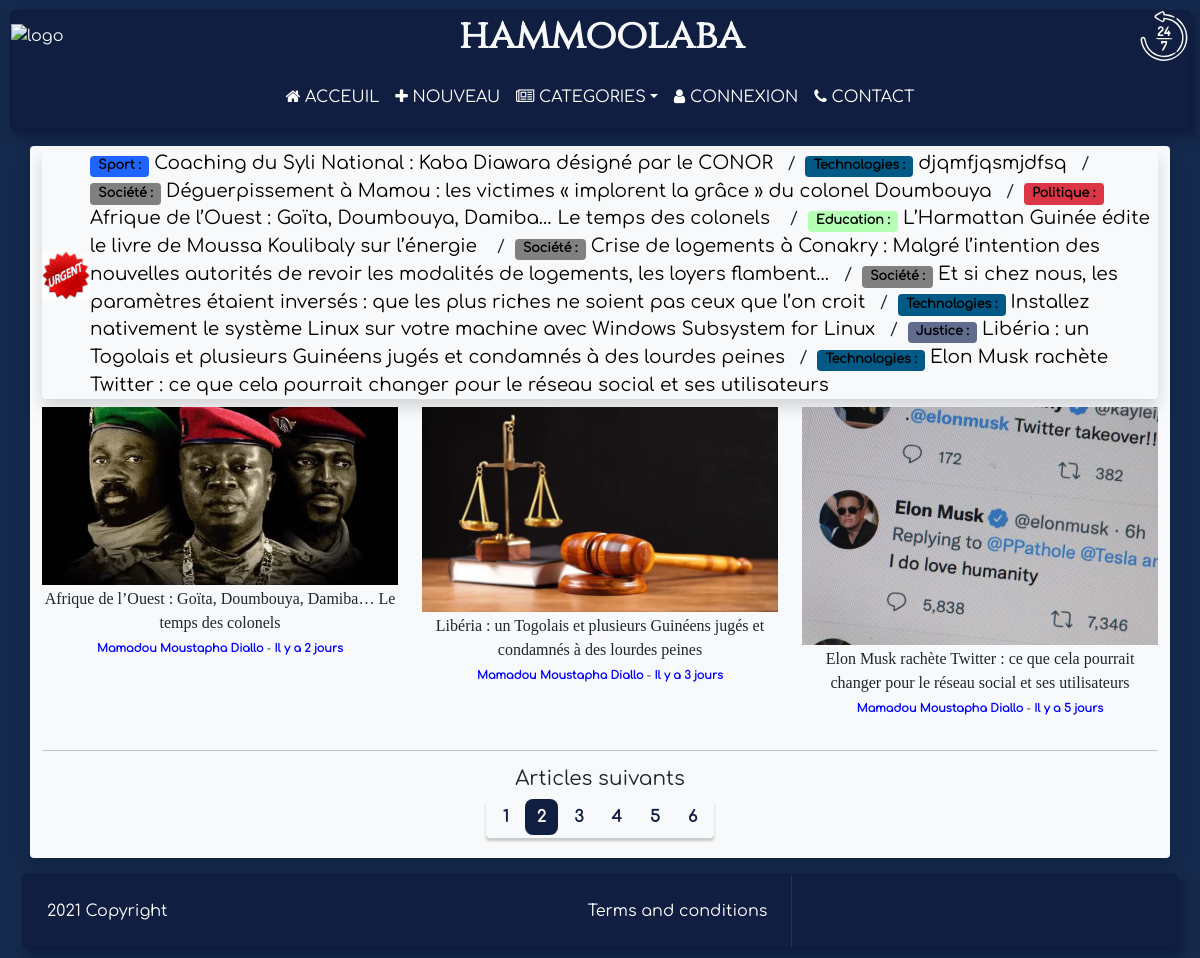
The app's page /index.php?page=2 with its own data.
### tables this page shows
CREATE TABLE `articles` (
  `id` int NOT NULL AUTO_INCREMENT,
  `title` varchar(255) NOT NULL,
  `dateposted` datetime NOT NULL,
  `body` text NOT NULL,
  `imgpath` varchar(100) NOT NULL,
  `cat_id` int NOT NULL,
  `author_id` int NOT NULL,
  PRIMARY KEY (`id`),
  KEY `cat_id` (`cat_id`),
  KEY `fk_author_id_users_id` (`author_id`),
  CONSTRAINT `articles_ibfk_1` FOREIGN KEY (`cat_id`) REFERENCES `categories` (`id`),
  CONSTRAINT `fk_author_id_users_id` FOREIGN KEY (`author_id`) REFERENCES `users` (`id`)
);

CREATE TABLE `categories` (
  `id` int NOT NULL AUTO_INCREMENT,
  `name` varchar(100) NOT NULL,
  `colortheme` varchar(20) DEFAULT NULL,
  PRIMARY KEY (`id`)
);

### config.php (called while the page is built, shortened)
<?php
  $config_imgarticle_folder = "Images/articles";

### index.php (the view, shortened to what this page needs)
<?php
	require_once "config.php";
	require_once "functions.php";
	$db = new mysqli($hname, $uname, $pword, $dbase);
	$resultarticles = $db->query("SELECT articles.id, title, imgpath, dateposted, name AS cat_name, colortheme FROM articles INNER JOIN categories ON categories.id = articles.cat_id  ORDER BY articles.dateposted DESC");
	if(isset($_GET['page'])){
		$page = (int)($_GET['page']);
	}
	else{
		$page = 1;
	}
	require "includes/header.php";
?>
<div class="urgent shadow rounded d-flex align-items-center mb-2">
	<img src="Images/urgent.gif" width="50px" height="50px" alt="logo">
	<marquee  direction="left">
			<?php
				if($resultarticles->num_rows > 0){
					$articles = $resultarticles->fetch_all(MYSQLI_ASSOC);
					$articles = array_slice($articles, 0, 10);
					shuffle($articles);
					echo "<p>";
					for($i = 0; $i < count($articles); $i++){
						printf("<strong><span class='badge' style='color : black; background-color:%s;'>%s :</span></strong> ", $articles[$i]['colortheme'] ?? 'gray', $articles[$i]['cat_name']);
						printf("<a href='article.php?id=%d'>%s</a>&nbsp;&nbsp;%s", $articles[$i]['id'], $articles[$i]['title'], ($i < count($articles) - 1 ? ' / &nbsp;' : ''));
					}
					echo "</p>";
				}
			?>
	</marquee>
</div>
<div class="grid row">
	<?php
		if($resultarticles->num_rows > 0){
			$total_pages = ceil($resultarticles->num_rows / MAX_ARTICLES_PER_PAGE);
			$resultarticles->data_seek(($page - 1) * MAX_ARTICLES_PER_PAGE);
			$i = 0;
			while ($i < MAX_ARTICLES_PER_PAGE && $rowarticle = $resultarticles->fetch_array(MYSQLI_ASSOC)){
				echo article($rowarticle);
				$i++;
			}
		}
	?>
</div>
<?php if($resultarticles->num_rows > 0 && $total_pages > 1) : ?>
	<hr>
	<div>
		<h5 class="text-center">Articles suivants</h5>
		<div class="d-flex justify-content-center">
			<ul class="pagination">
				<?php
					for($i = 1; $i <= $total_pages; $i++){
						printf('<li class="page-item"><a href="index.php%s" class="page-link%s">%d</a></li>', ($i === 1 ? '' : '?page=' . $i), ($i === $page ? ' active' : ''), $i);
					}
				?>
			</ul>
		</div>
	</div>
<?php endif ?>
<?php require_once "includes/footer.php" ; ?>

### includes/header.php (shortened to what this page needs)
<?php
    require_once "config.php";
?>
<!DOCTYPE html>
<html lang="fr">
<head>
    <link rel="stylesheet" href="css/bootstrap.css" >
    <link rel="stylesheet" href="css/all.css" >
    <link rel="stylesheet" href="css/font-awesome.min.css" >
    <link rel="stylesheet" href="css/slick.css">
    <link rel="stylesheet" href="css/slick-theme.css">
    <link rel="stylesheet" href="css/index.css">
</head>
<body>
    <header class="card mb-3">
        <div class="text-light d-flex flex-column justify-content-center align-items-center flex-md-row justify-content-md-between">
            <img src="" alt="logo" id="logo">
            <h1>hammoolaba</h1>
            <span class="d-none d-md-inline-block"></span>
        </div>
        <nav class="navbar navbar-expand-md flex-column align-items-center">
            <ul class="nav navbar-nav navbar-collapse collapse mb-1" id="menu">
                <li class="nav-item w-100 w-md-auto"><a href="index.php" class="nav-link"><i class="fa fa-home"></i> Acceuil</a></li>
                <li class="nav-item w-100 w-md-auto"><a href="newarticle.php" class="nav-link"><i class="fa fa-plus"></i> Nouveau</a></li>
                <li class="nav-item w-100 w-md-auto dropdown">
                    <a class="nav-link dropdown-toggle" role="button" data-bs-toggle="dropdown" aria-expanded="false" aria-haspopup="true"><i class="fa fa-newspaper"></i> Categories</a>
                </li>
                <li class="nav-item w-100 w-md-auto"><a href="connexion.php" class="nav-link"><i class="fa fa-user"></i> Connexion</a></li>
                <li class="nav-item w-100 w-md-auto"><a href="contact.php" class="nav-link"><i class="fa fa-phone"></i> Contact</a></li>
            </ul>
        </nav>
    </header>
    <div class="page container shadow my-2 py-1 bg-light rounded">

### functions.php
<?php
function date_duree($from){
  $to = time();
  $from = strtotime($from);
  $diff = ($to - $from);
  if($diff < 3600){
    $duree = sprintf("%d", $diff / 60);
    return "Il y a " . $duree . " minute" . ($duree > 1 ? "s" : "");
  }
  else if($diff < 86400){
    $duree = sprintf("%d", $diff / 3600);
    return "Il y a " . $duree . " heure" . ($duree > 1 ? "s" : "");
  }
  else if($diff < 86400 * 7){
    $duree = sprintf("%d", $diff / 86400);
    return "Il y a " . $duree . " jour" . ($duree > 1 ? "s" : "");
  }
  else if($diff < 86400 * 364.25){
    return date('d M H:i', $from);
  }
  else
    return date('D d M Y H:i', $from);
}
function article($datas){
  require "config.php";
  return
  '<div class="grid-item col-lg-4">'
    . '<div class="d-flex flex-column">'
      . '<div class="image_article"><img src="' . $config_imgarticle_folder . '/' . $datas['imgpath'] . '" alt="' . $datas['title'] . '" width="100%"></div>'
      . '<div>'
          . '<h5 class="article-title"><a href="article.php?id='. $datas['id'] . '">'. $datas['title'] . '</a></h5>'
          . '<p class="infos-sup"><span class="auteur-article">Mamadou Moustapha Diallo</span> - <span class="heure-publication">' . date_duree($datas['dateposted']) . '</span></p>'
      . '</div>'
    . '</div>'
  . '</div>';
}

### includes/footer.php (shortened to what this page needs)
     </div>
     <footer>
        <div class="container-fluid mt-3">
            <div class="card">
                <div class="row g-0">
                    <div class="col-md-8 border-right">
                        <div class="d-flex justify-content-between p-4"> <span class="text-white">2021 Copyright</span> <span class="text-white">Terms and conditions</span> </div>
                    </div>
                </div>
            </div>
        </div>
    </footer>
</body>
</html>

### css/index.css (style rules this page uses)
@media (min-width:768px) { .w-md-auto { width: auto !important; } }
body { padding : 10px; font-family: 'Comfortaa'; background-color: #15294c; }
.card:not(.page .card) { background: #101e41; border-radius: 5px; box-shadow: 5px 6px 6px 2px #101e41 }
header { font-size: 1em; }
header h1 { font-family: 'Cinzel', cursive; font-weight: bold; margin : 0; }
.nav-link:not(.dropdown-menu .nav-link) { text-transform: uppercase; text-align: center; }
.nav-link { color : white; border-radius: 0.25em; }
.urgent { font-size: 1.05em; }
.urgent p { margin : 0; vertical-align:middle; }
.article-title, .title { font-family: "Ballo2"; }
.article-title a, .urgent a { color : black; text-decoration: none; font-size: 1.1em; }
.article-title { text-align:center; }
.article-title a { color : inherit; text-decoration: none; font-size: 0.8em; }
.auteur-article, .heure-publication { color : blue; font-weight: bold; }
.infos-sup { text-align: center; font-size: 0.7em; }
.pagination { padding-bottom: 3px; box-shadow: 0 3px 3px rgba(0, 0, 0, 20%); border-radius: 0.25em; }
.page-link { border : none; margin : 0 5px; border-radius: 0.5em !important; background-color: rgba(0, 0, 0, 0); font-weight: bold; }
.page-link:not(.active) { color : #101e41; }
.page-link:hover, .page-link.active { background-color: #101e41; color : #f8f9fa; }
.border-right { border-right: 1px solid #9e9e9e29 !important }

### records on screen
articles: cat.name "Sport", title "Coaching du Syli National : Kaba Diawara désigné par le CONOR", articles "/"
articles: cat.name "Technologies", title "djqmfjqsmjdfsq", articles "/"
articles: cat.name "Société", title "Déguerpissement à Mamou : les victimes « implorent la grâce » du colonel Doumbouya", articles "/"
articles: cat.name "Politique", title "Afrique de l’Ouest : Goïta, Doumbouya, Damiba… Le temps des colonels", articles "/", imgpath (picture), dateposted "Il y a 2 jours"
articles: cat.name "Education", title "L’Harmattan Guinée édite le livre de Moussa Koulibaly sur l’énergie", articles "/"
articles: cat.name "Société", title "Crise de logements à Conakry : Malgré l’intention des nouvelles autorités de revoir les modalités de logements, les loyers flambent…", articles "/"
articles: cat.name "Société", title "Et si chez nous, les paramètres étaient inversés : que les plus riches ne soient pas ceux que l’on croit", articles "/"
articles: cat.name "Technologies", title "Installez nativement le système Linux sur votre machine avec Windows Subsystem for Linux", articles "/"
articles: cat.name "Justice", title "Libéria : un Togolais et plusieurs Guinéens jugés et condamnés à des lourdes peines", articles "/", imgpath (picture), dateposted "Il y a 3 jours"
articles: cat.name "Technologies", title "Elon Musk rachète Twitter : ce que cela pourrait changer pour le réseau social et ses utilisateurs", imgpath (picture), dateposted "Il y a 5 jours"
